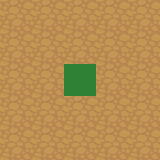

A 2D game scene composited from a Tiled map and its tileset images. What follows is a short description and the map's XML, with every tile layer's data as written:
An orthogonal 5x5 tile map with 32x32 px tiles, 1 tile layer (Warstwa Kafelków 1).

<map version="1.0" orientation="orthogonal" renderorder="left-up" width="5" height="5" tilewidth="32" tileheight="32" nextobjectid="1">
 <tileset firstgid="1" name="terrain" tilewidth="32" tileheight="32" tilecount="1024" columns="32">
  <image source="../tilesets/terrain.png" width="1024" height="1024" />
 </tileset>
 <layer name="Warstwa Kafelków 1" width="5" height="5">
  <data>
   <tile gid="98" />
   <tile gid="98" />
   <tile gid="98" />
   <tile gid="98" />
   <tile gid="98" />
   <tile gid="98" />
   <tile gid="98" />
   <tile gid="98" />
   <tile gid="98" />
   <tile gid="98" />
   <tile gid="98" />
   <tile gid="98" />
   <tile gid="293" />
   <tile gid="98" />
   <tile gid="98" />
   <tile gid="98" />
   <tile gid="98" />
   <tile gid="98" />
   <tile gid="98" />
   <tile gid="98" />
   <tile gid="98" />
   <tile gid="98" />
   <tile gid="98" />
   <tile gid="98" />
   <tile gid="98" />
  </data>
 </layer>
</map>
